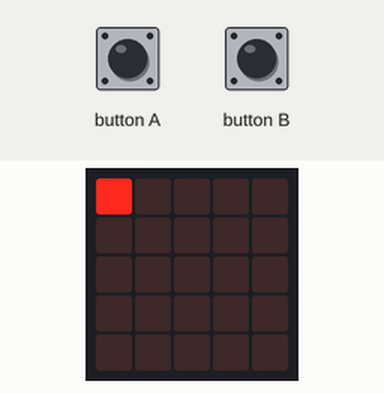
This program was run on a simulated BBC micro:bit (MakeCode). Shown: the board's 5×5 LED display. The inputs (shaded band) are chosen by the test bench.

Above: at 1.2 s.
1.3 s: button B pressed for 0.15 s
At 2.6 s:
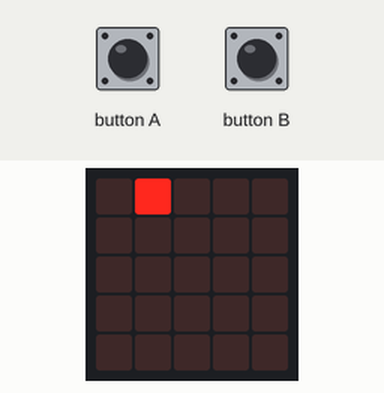
2.9 s: button B pressed for 0.15 s
At 3.8 s:
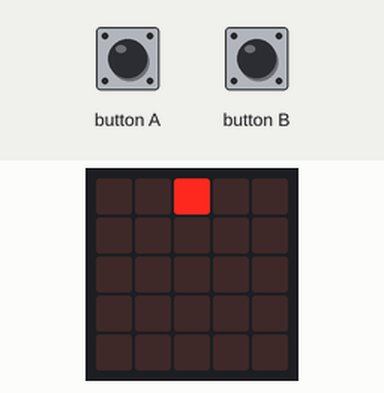
4.5 s: button B pressed for 0.15 s
At 5.1 s:
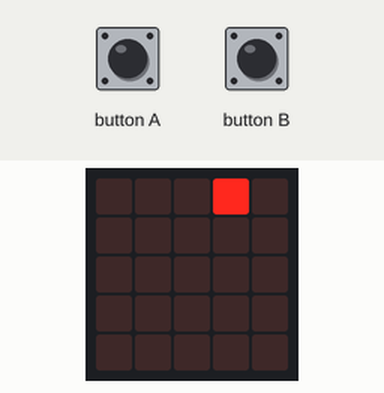
6.1 s: button B pressed for 0.15 s
At 7.4 s:
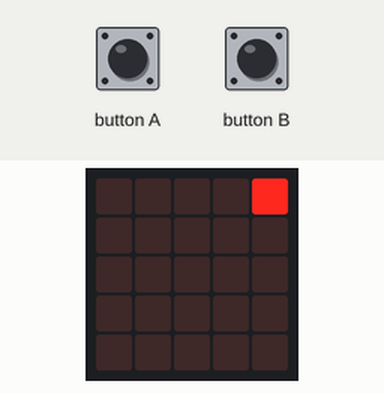
7.7 s: button A pressed for 0.15 s
At 8.8 s:
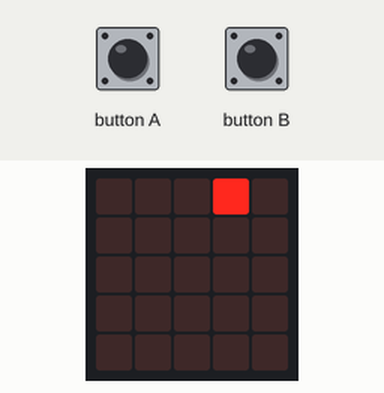
Timing chart, 0 to 10.3 s (numbered marks = the images above; inputs shaded):
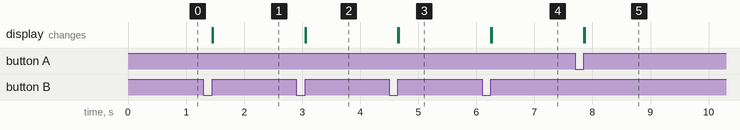

The program:

main.ts
```typescript
input.onButtonPressed(Button.A, function () {
    led.unplot(led2, ligne)
    led2 += -1
})
input.onButtonPressed(Button.B, function () {
    led.unplot(led2, ligne)
    if (led2 == 5) {
        ligne += 1
    }
    led2 += 1
})
let ligne = 0
let led2 = 0
led2 = 0
ligne = 0
basic.forever(function () {
    led.plot(led2, ligne)
})
```

test.ts
```typescript
// les tests vont ici ; cela ne sera pas compilé si ce paquet est utilisé en tant qu'extension.
```

Measured:
- after the input at 1.3 s, the display: first changes after 0.15 s (image 1 shows a later state)
- after the input at 2.9 s, the display: first changes after 0.15 s (image 2 shows a later state)
- after the input at 4.5 s, the display: first changes after 0.15 s (image 3 shows a later state)
- after the input at 6.1 s, the display: first changes after 0.15 s (image 4 shows a later state)
- after the input at 7.7 s, the display: first changes after 0.15 s (image 5 shows a later state)
